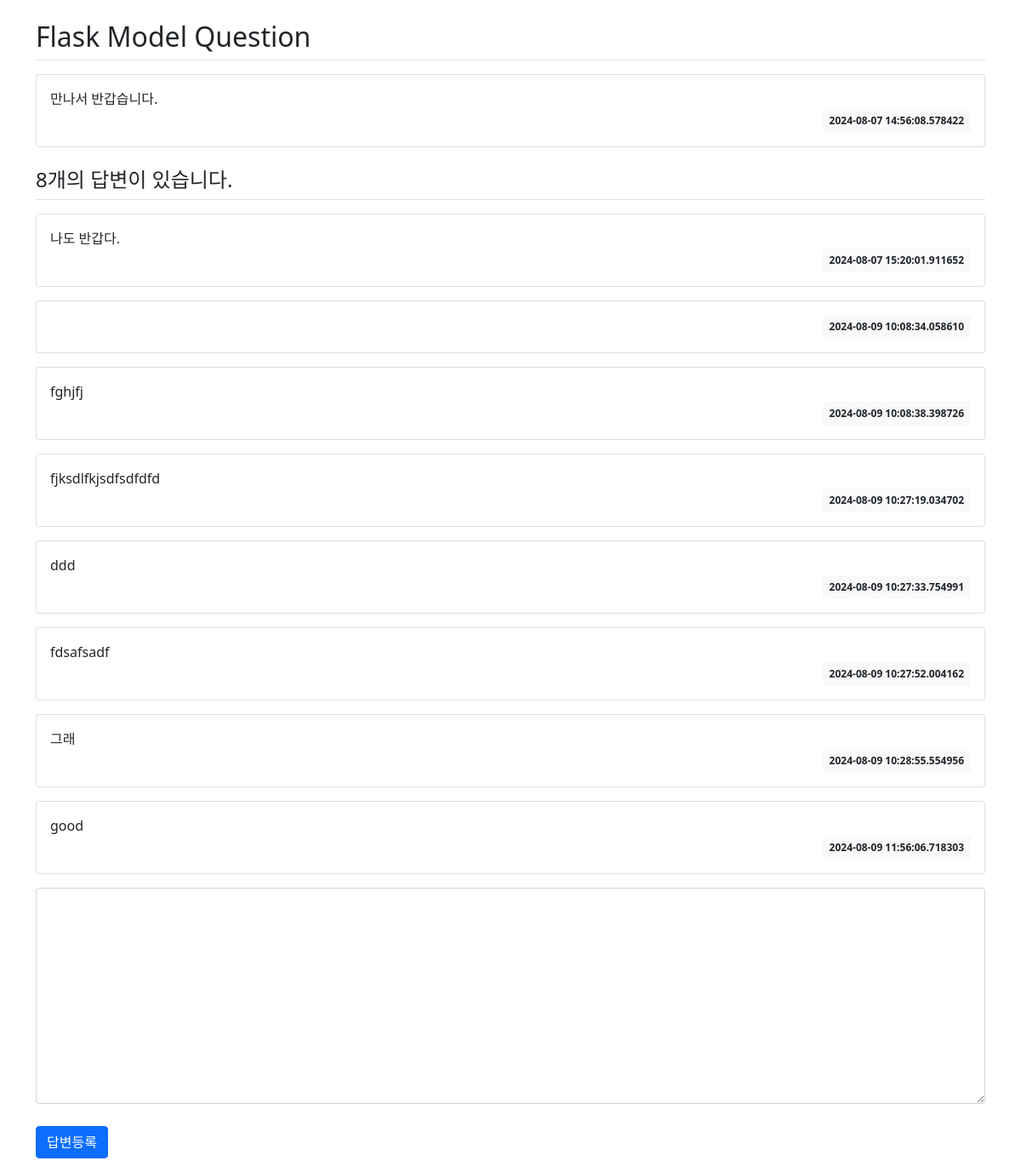
Before: /question/detail/2/ with the older database file.
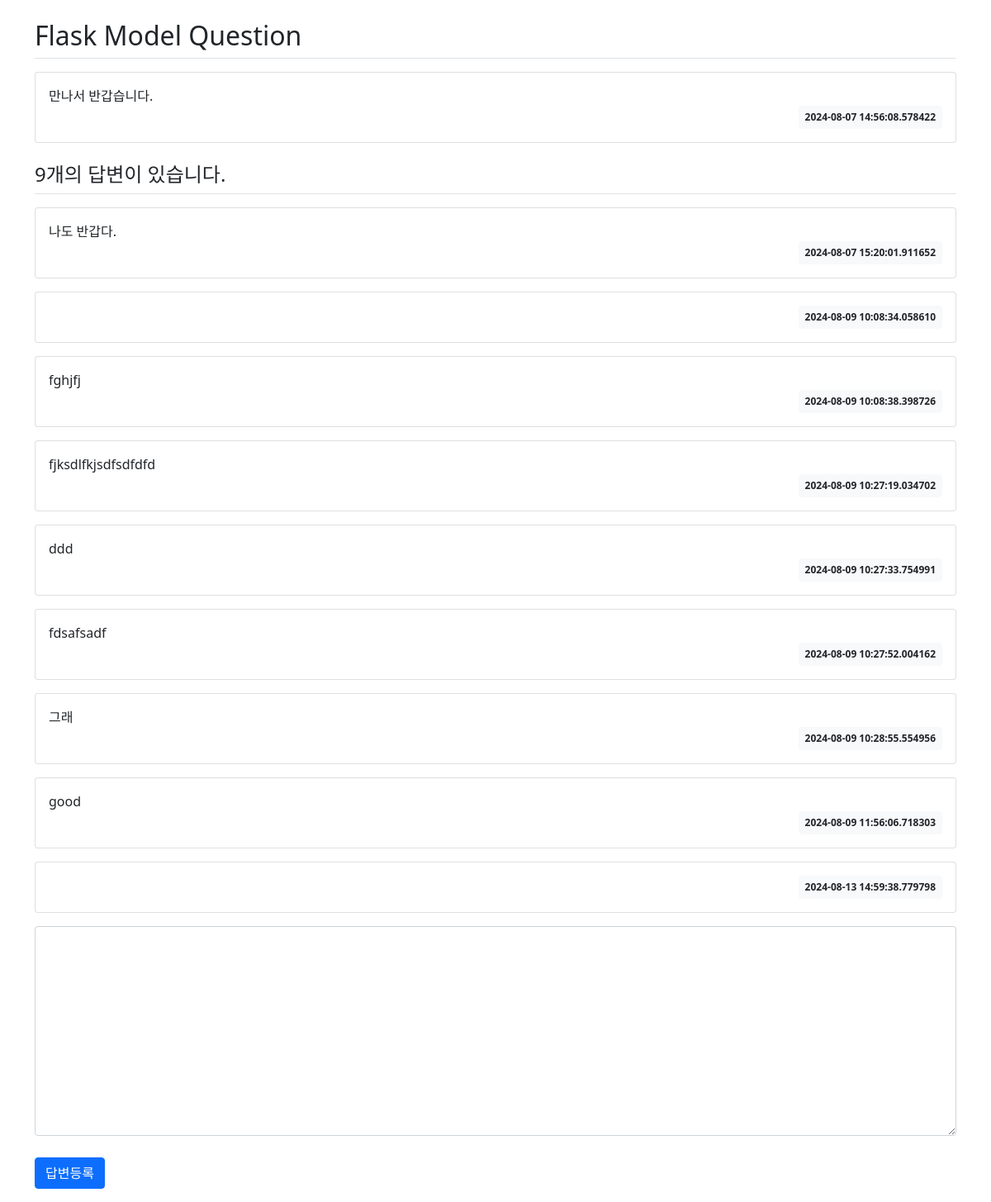
After: the same page with the newer database file.
### Board/models.py (models this page shows)
class Question(db.Model):
    id = db.Column(db.Integer, primary_key = True)
    subject = db.Column(db.String(200), nullable=False)
    content = db.Column(db.Text(), nullable=False)
    create_date = db.Column(db.DateTime(), nullable=False)

class Answer(db.Model):
    id = db.Column(db.Integer, primary_key = True)
    question_id = db.Column(db.Integer, db.ForeignKey('question.id', ondelete='CASCADE'))
    question = db.relationship('Question', backref=db.backref('answer_set',))
    content = db.Column(db.Text(), nullable=False)
    create_date = db.Column(db.DateTime(), nullable=False)

### Board/views/question_views.py (the view)
@bp.route('/detail/<int:question_id>/')
def detail(question_id):
    question = Question.query.get_or_404(question_id)
    return render_template('question/question_detail.html', question = question)

### Board/templates/question/question_detail.html
{% extends 'base.html' %}
{% block content %}
<div class="container my-3">
    <h2 class="border-bottom py-2"> {{ question.subject }} </h2>
    <div class="card my-3">
        <div class="card-body">
            <div class="card-text" style="white-space: pre-line;">{{ question.content }}</div>
            <div class="d-flex justify-content-end">
                <div class="badge bg-light text-dark p-2">
                    {{ question.create_date }}
                </div>
            </div>
        </div>
    </div>
    <h4 class="border-bottom my-3 py-2">{{ question.answer_set|length }}개의 답변이 있습니다.</h4>
    {% for answer in question.answer_set %}
    <div class="card my-3">
        <div class="card-body">
            <div class="card-text" style="white-space: pre-line;">{{ answer.content }}</div>
            <div class="d-flex justify-content-end">
                <div class="badge bg-light text-dark p-2">
                    {{ answer.create_date }}
                </div>
            </div>
        </div>
    </div>
    {% endfor %}
    <form action="{{ url_for('answer.create', question_id=question.id) }}" method="post" class="my-3">
        <div class="mb-3">
            <textarea name="content" id="content" rows="10" class="form-control"></textarea>
        </div>
        <input type="submit" value="답변등록" class="btn btn-primary">
    </form>
</div>
{% endblock %}

### Board/templates/base.html (shortened to what this page needs)
<!DOCTYPE html>
<html lang="ko">
<head>
    <link rel="stylesheet" href="{{ url_for('static', filename='bootstrap.min.css') }}">
    <link rel="stylesheet" href="{{ url_for('static', filename='style.css') }}">
</head>
<body>
    {% block content %}
    {% endblock %}
</body>
</html>

### Board/static/style.css (style rules this page uses)
textarea { width: 100%; }
input[type=submit] { margin-top: 10px; }

Changed rows visible on the page:
added Answer: create_date "2024-08-13 14:59:38.779798"
Other visible differences:
{{ question.answer_set|length }}: "8" → "9"
